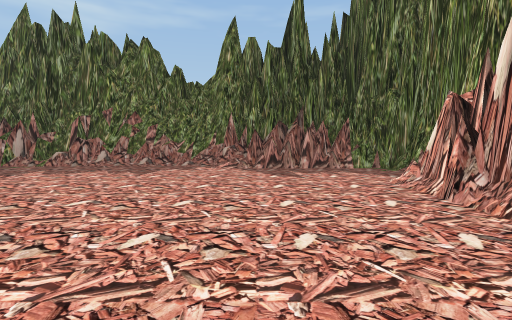
View 1 (above)

20 first-person views from a walk through a Unity game level. The camera is 1.2 m above the floor, tilts 4° down and sees 85° across. The floor is counted in squares, 2 m on a side. Each view is taken from the middle of a square. On the plan, view 1 faces up. The plan holds only what a view shows up to about 9 squares ahead; the rest is blank. The place goes on beyond the plan. Some animated figures are not drawn.

View 2
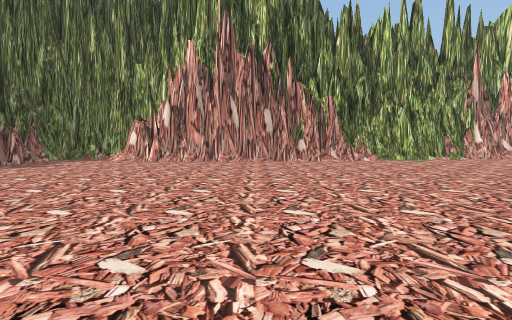

View 3
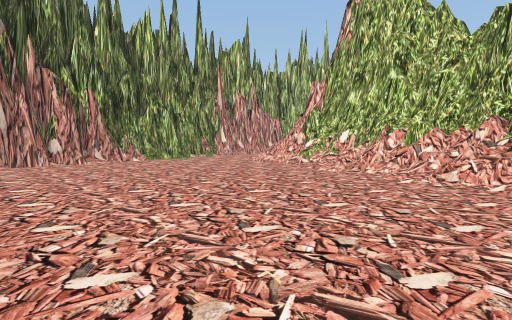

View 4
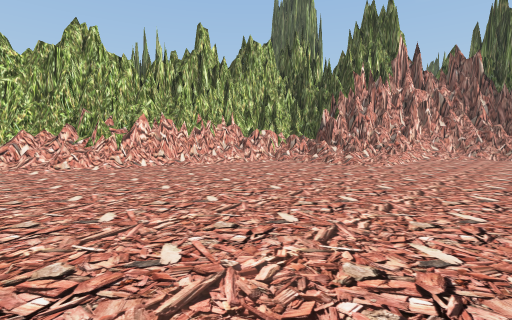

View 5
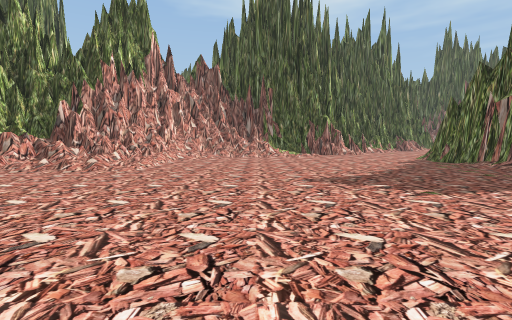

View 6
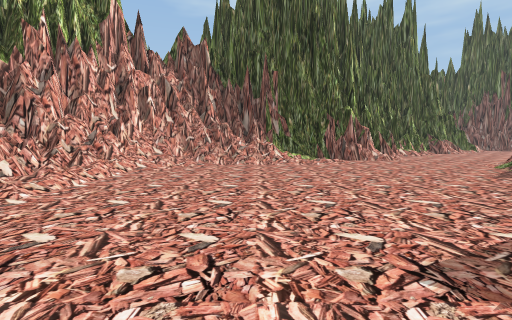

View 7
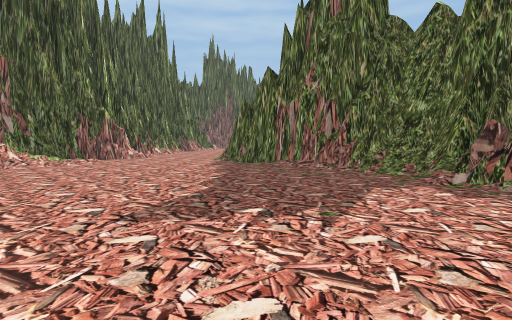

View 8
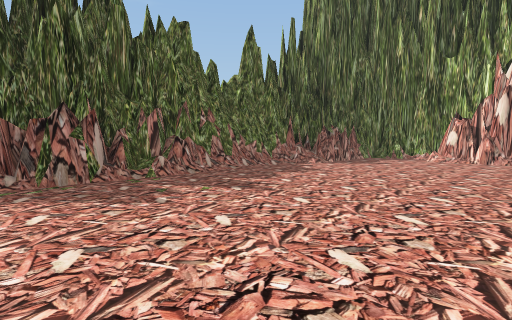

View 9
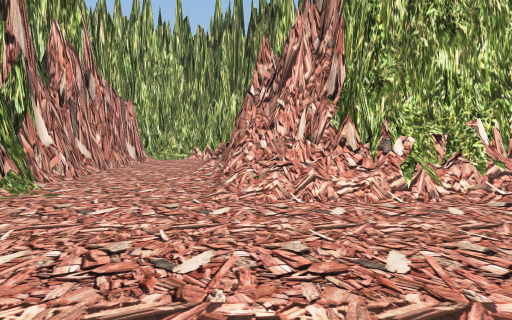

View 10
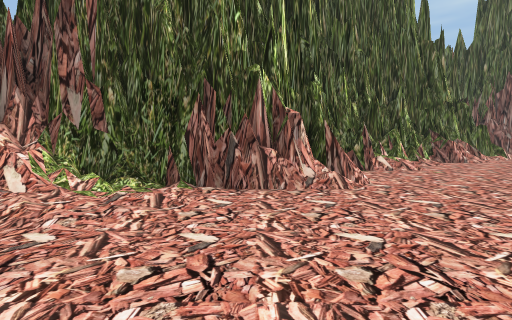

View 11
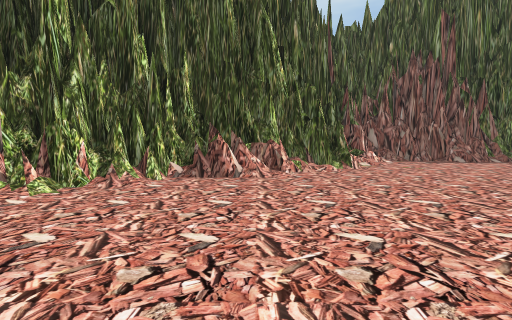

View 12
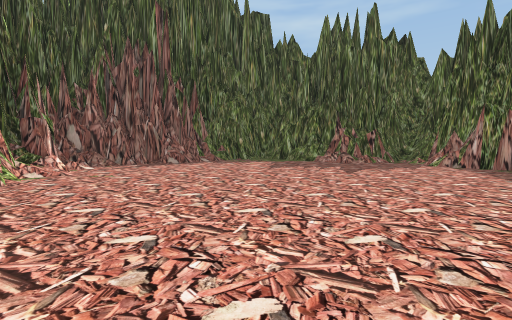

View 13
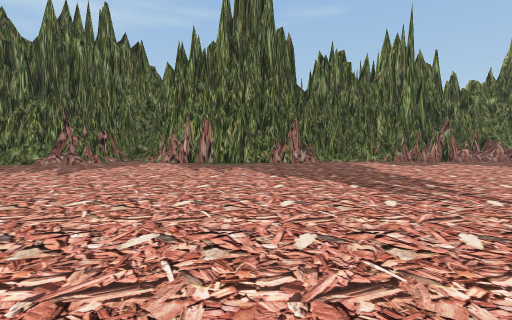

View 14
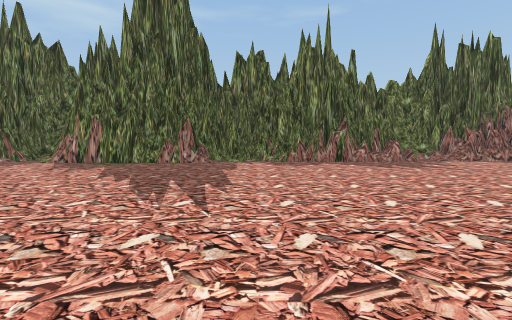

View 15
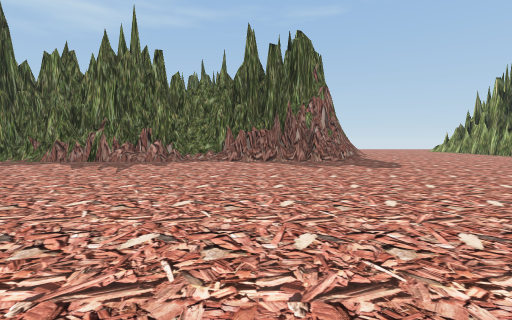

View 16
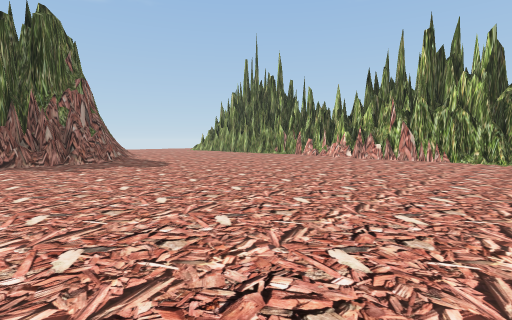

View 17
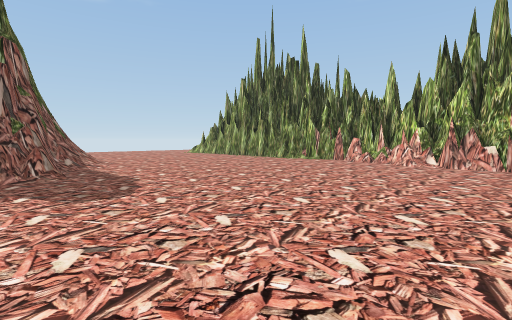

View 18
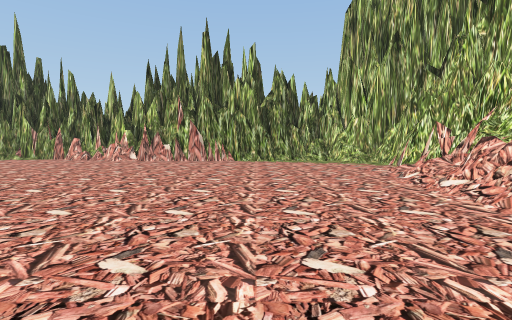

View 19
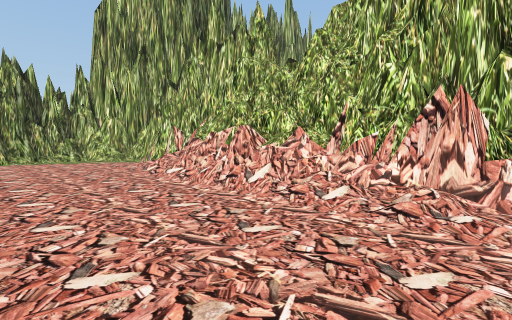

View 20
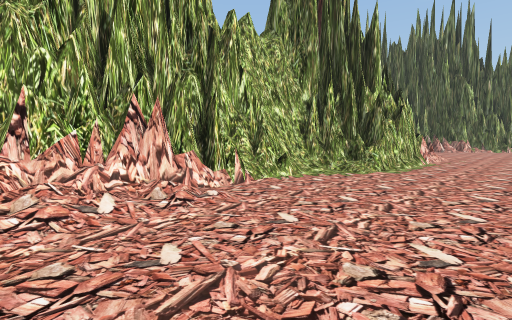

### Floor plan
Key: @ floor where view 1 was taken; # wall or solid block; . main floor; : floor 0.25 m higher than the main floor; / step, stairs or slope; = window, fence, low wall or low ledge; ^ raised ledge.
Columns run from 25 left of view 1 to 4 right of it. Each row starts with its distance up from view 1.
 24                       #/...
 23                      ##/....
 22     ####  #### #######^......#
 21    ###.####.#####..###.......#
 20  ####........................#
 19  #...........................#
 18  #...........................#
 17  #...........................#
 16 ##...........................#
 15 #/.............  ............#
 14 ##/..........................#
 13 ####.........................#
 12    #..... ./###...../////....#
 11    ##.....    ####/#####///.##
 10    ##....       ##### #######
  9     ##....
  8     ##=....#########
  7      ##.....//////#########
  6       ###................####
  5         #...................#
  4         #...................#
  3         #//................##
  2         #=/................#
  1         ###................##
  0         ##=..............@./#
 -1          ###==/............/#
 -2           ###=/............/#
 -3             ##/.............#
 -4             ####//..........#
 -5                ######//.....#
 -6                    ##=#=//..#
 -7                     #####=..##
 -8                         ##/./#
 -9                          ##./#
-10                           #./#
-11                           =./#
-12                           ##:#

Where each view was taken, in squares from view 1:
view 1: 0 up, 0 right, facing up
view 2: 0 up, 6 left, facing right
view 3: 0 up, 6 left, facing down-right
view 4: 2 up, 4 left, facing down-left
view 5: 2 up, 5 left, facing left
view 6: 2 up, 8 left, facing left
view 7: 2 up, 7 left, facing up-left
view 8: 2 up, 7 left, facing up-right
view 9: 3 down, 0 right, facing down
view 10: 5 up, 13 left, facing left
view 11: 11 up, 16 left, facing left
view 12: 13 up, 17 left, facing up-left
view 13: 13 up, 16 left, facing up
view 14: 13 up, 13 left, facing up
view 15: 13 up, 6 left, facing up
view 16: 13 up, 6 left, facing up-right
view 17: 16 up, 4 left, facing up-right
view 18: 14 up, 5 left, facing right
view 19: 14 up, 6 left, facing down-right
view 20: 14 up, 4 left, facing down-left
